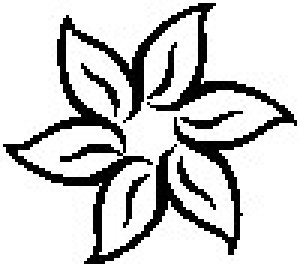
#> input picture images/flower.jpg, 100 x 89 px (shown 3 times larger)
$ python KMeans.py images/flower.jpg images/tree.png
#> lines starting #> are read from the running program, lines starting #| are printed output that depends on the picture
import argparse
from pathlib import Path

import cv2
import numpy as np
from sklearn.cluster import KMeans
import turtle

# Clustering
def generate_clusters(pixels):
  coords = np.vstack((pixels[0], pixels[1])).T
  kmeans = KMeans(n_clusters=30).fit(coords)
  clusters = kmeans.predict(coords)
  return clusters

# Gcode generation
def generate_gcode(image, clusters):

  pixels = np.where(image > 128)
  coords = np.vstack((pixels[0], pixels[1])).T

  gcode = []
  for i in range(clusters.max()+1):
    cluster_coords = coords[clusters == i]
    x, y = cluster_coords[0]
    gcode.append(f"G0 X{x} Y{y}")

    for x, y in cluster_coords[1:]:
      gcode.append(f"G1 X{x} Y{y}")

  return gcode

# Gcode plotting
def plot_gcode(commands):
 for command, x, y in commands:
    if command.startswith("G0"):
      turtle.penup()
    if command.startswith("G1"):
        turtle.pendown()
    turtle.goto(x, y)

# Main function
if __name__ == "__main__":

  # Parse args
  parser = argparse.ArgumentParser()
  parser.add_argument("image_path")
  parser.add_argument("gcode_path")
  args = parser.parse_args()

  # Process image
  img = cv2.imread(args.image_path, 0)
#> img is the input picture: shape (89, 100); min 0, max 255, mean 206.3
  image = cv2.Canny(img, 100, 200)
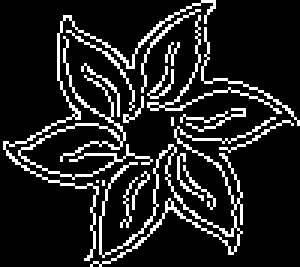
#> image: shape (89, 100) (shown 3 times larger); 13.4% white in thin lines or dots

  # Cluster pixels
  clusters = generate_clusters(np.where(image > 128))
#> in generate_clusters, `coords = np.vstack((pixels[0], pixels[1])).T`: coords = 1189 pairs, first value 0 to 88, second value 1 to 99
#> in generate_clusters, `clusters = kmeans.predict(coords)`: clusters = 1189 values, max 29 at index 360, min 0 at index 592, mean 14.4

  # Generate gcode
  gcode = generate_gcode(image, clusters)
#> in generate_gcode, `pixels = np.where(image > 128)`: pixels = 1189 positions, rows 0 to 88, columns 1 to 99
#> the loop in generate_gcode, `for i in range(clusters.max()+1):` made 30 passes
#> after the loop in generate_gcode, `for i in range(clusters.max()+1):`: gcode = 1189 items, first 6: 'G0 X44 Y37', 'G1 X44 Y38', 'G1 X44 Y41', 'G1 X45 Y38', 'G1 X45 Y39', 'G1 X45 Y41'

  # Save gcode file
  with open(args.gcode_path, "w") as f:
    f.write("\n".join(gcode))

  # Plot
  # commands = [(c.split(" ")[0], float(c.split("X")[1].split(" ")[0]),
  #             float(c.split("Y")[1])) for c in gcode]
  commands = []
  for c in gcode:
    try:
      x = float(c.split("X")[1].split(" ")[0])
      y = float(c.split("Y")[1])
      commands.append((c.split(" ")[0], x, y))
    except (IndexError, ValueError):
      continue
#> this loop made 1189 passes
#> (c, x, y) on passes 1 to 3: ('G0 X44 Y37', 44, 37), ('G1 X44 Y38', 44, 38), ('G1 X44 Y41', 44, 41)
#> after the loop, commands = 1189 items, first 6: ('G0', 44, 37), ('G1', 44, 38), ('G1', 44, 41), ('G1', 45, 38), ('G1', 45, 39), ('G1', 45, 41)
#> the loop in plot_gcode, `for command, x, y in commands:` made 1 pass
  plot_gcode(commands)
#> (the call stopped at in plot_gcode, `turtle.penup()`: turtle is not available in this run)
